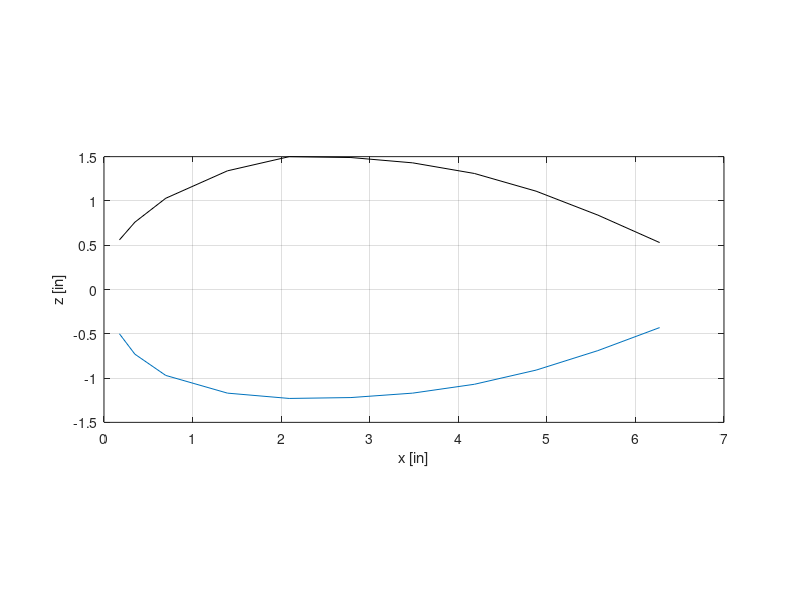
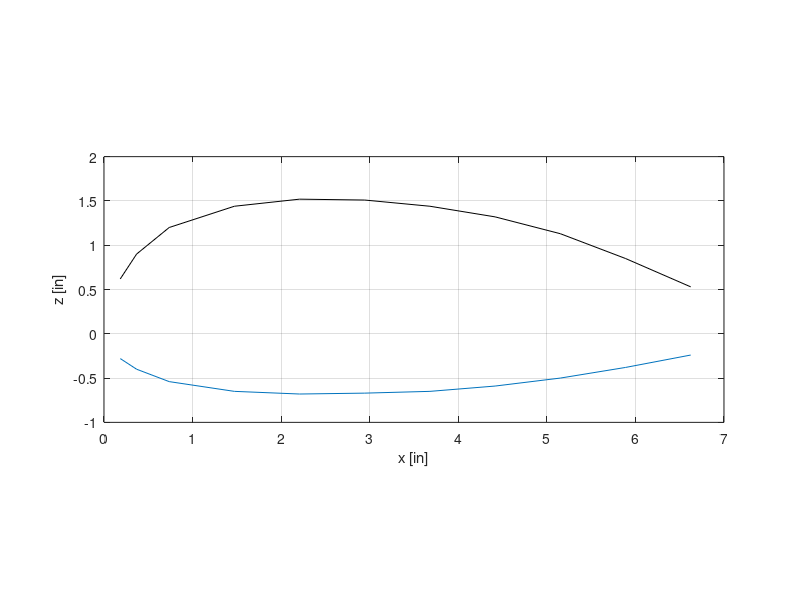
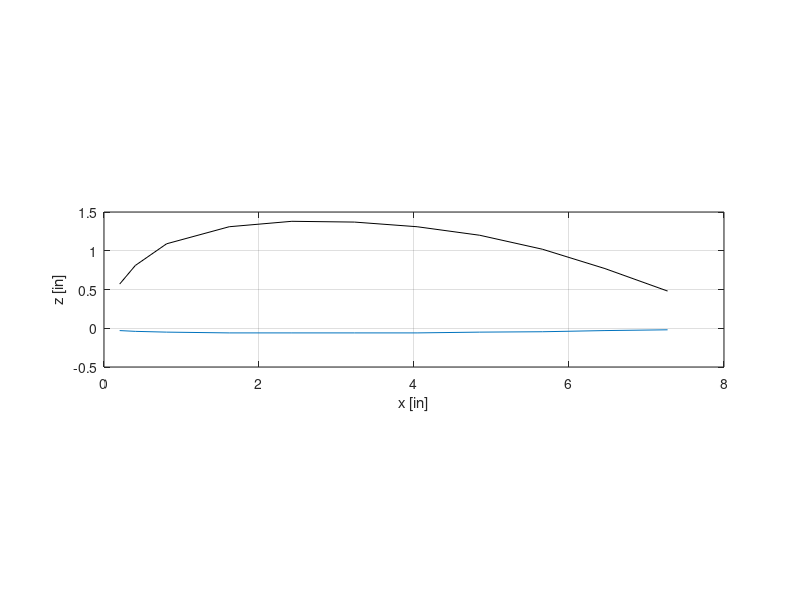
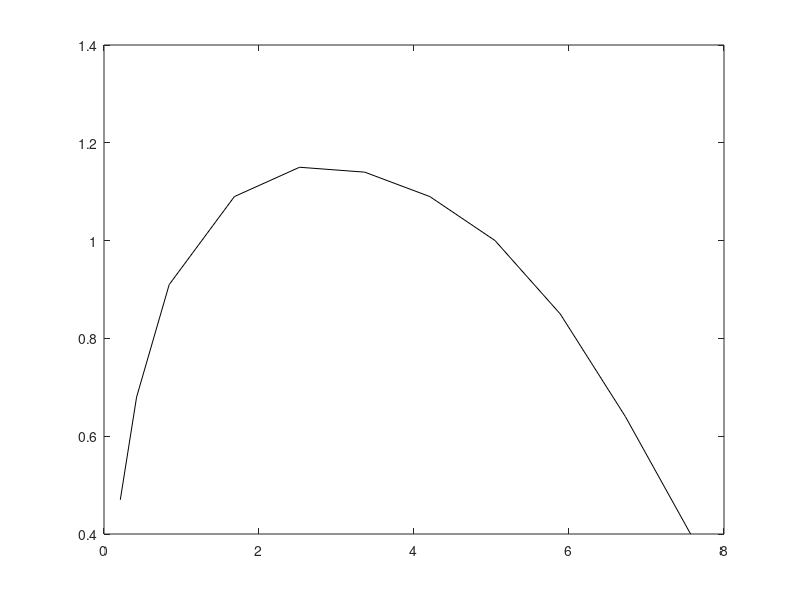

Here is the MATLAB script that generated these plots, in order: (Note: this script raises an error after producing the figures.)
%% Importa profili Elica Weick
clc; clear; close all
c    = [6.97,...     % Corda delle sezioni, [in]
    7.36,8.08,8.41,8.43,8.17,7.53,6.53,5.21,3.74];
data = importdata('Airfoil_Weick.txt');
AF.S = data(1:11)/100;
AF.c = c;
n    = 10;
k    = 12;
for i = 1:3
    AF.up(:,i)  = data(k:k+10);
    k = k + 11;
    AF.low(:,i) = - data(k:k+10);
    k = k + 11;
    
    figure
    plot(AF.S*c(i),AF.up(:,i),'k',AF.S*c(i),AF.low(:,i))
    daspect([1 1 1])
    grid on 
    xlabel('x [in]')
    ylabel('z [in]')
end

for i = 4:n
    AF.up(:,i)  = data(k:k+10);
    k = k + 11;
    
    figure
    plot(AF.S*c(i),AF.up(:,i),'k')
    hold on
    yline(0,'k')
    daspect([1 1 1])
    grid on 
    xlabel('x [in]')
    ylabel('z [in]')
end

%% Plot dei profili normalizzati
figure
hold on
for i = 1:3    
    plot(AF.S,AF.up(:,i)/c(i),AF.S,AF.low(:,i)/c(i))
end
daspect([1 1 1])
grid on 
xlabel('x/c')
ylabel('z/c')

figure
hold on
yline(0,'k')
for i = 4:n
    plot(AF.S,AF.up(:,i)/c(i))
end
daspect([1 1 1])
grid on 
xlabel('x/c')
ylabel('z/c')